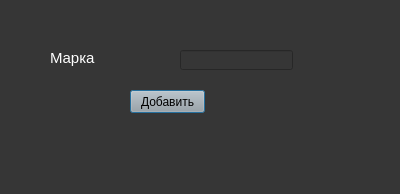
<?xml version="1.0" encoding="UTF-8"?>
<ui version="4.0">
 <class>AddBrand</class>
 <widget class="QDialog" name="AddBrand">
  <property name="geometry">
   <rect>
    <x>0</x>
    <y>0</y>
    <width>400</width>
    <height>194</height>
   </rect>
  </property>
  <property name="windowTitle">
   <string>Dialog</string>
  </property>
  <property name="styleSheet">
   <string notr="true">background-color:rgb(54, 54, 54)</string>
  </property>
  <widget class="QPushButton" name="add_brand_but">
   <property name="geometry">
    <rect>
     <x>130</x>
     <y>90</y>
     <width>75</width>
     <height>23</height>
    </rect>
   </property>
   <property name="styleSheet">
    <string notr="true">background-color:rgb(167, 168, 167)</string>
   </property>
   <property name="text">
    <string>Добавить</string>
   </property>
  </widget>
  <widget class="QLabel" name="label">
   <property name="geometry">
    <rect>
     <x>50</x>
     <y>50</y>
     <width>101</width>
     <height>16</height>
    </rect>
   </property>
   <property name="font">
    <font>
     <pointsize>11</pointsize>
    </font>
   </property>
   <property name="styleSheet">
    <string notr="true">color:rgb(255, 255, 255)</string>
   </property>
   <property name="text">
    <string>Марка</string>
   </property>
  </widget>
  <widget class="QLineEdit" name="brand">
   <property name="geometry">
    <rect>
     <x>180</x>
     <y>50</y>
     <width>113</width>
     <height>20</height>
    </rect>
   </property>
   <property name="styleSheet">
    <string notr="true">color:rgb(243,243,243)</string>
   </property>
  </widget>
 </widget>
 <resources/>
 <connections/>
</ui>
